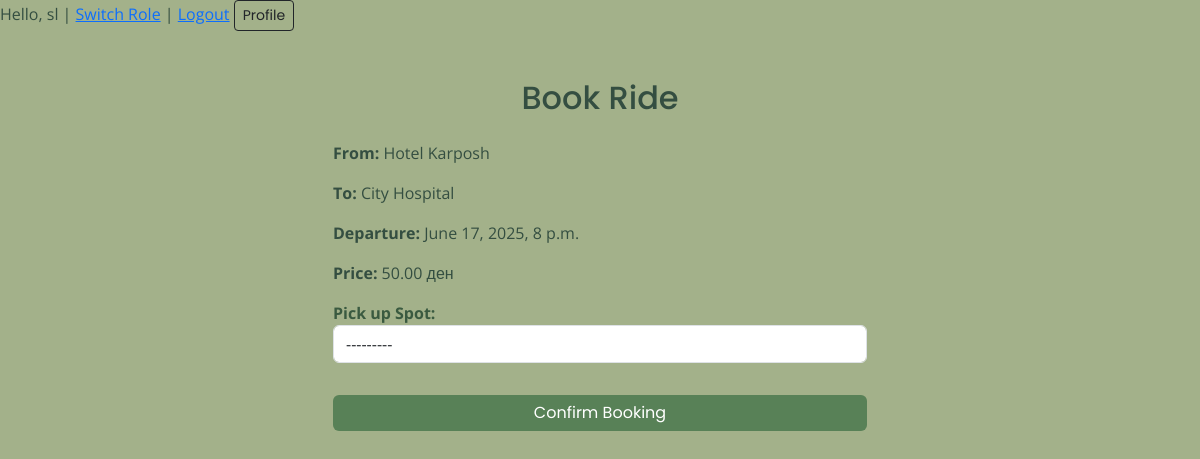
/rides/5/book/ (signed in), run on the app's committed database.
### accounts/models.py (models this page shows, shortened)
class User(AbstractUser):
    is_driver = models.BooleanField(default=False)
    is_passenger = models.BooleanField(default=True)

### rides/models.py (models this page shows, shortened)
class Ride(models.Model):
    driver = models.ForeignKey(settings.AUTH_USER_MODEL, on_delete=models.CASCADE, related_name='driven_rides')
    start_location = models.CharField(max_length=100)
    end_location = models.CharField(max_length=100)
    stops = models.ManyToManyField('Stop')
    seat_price = models.DecimalField(max_digits=6, decimal_places=2)
    available_seats = models.PositiveIntegerField()
    departure_time = models.DateTimeField()
    created_at = models.DateTimeField(auto_now_add=True)

### rides/views.py (the view)
# urls.py: path('<int:ride_id>/book/', views.book_ride, name='book'),
@login_required
def book_ride(request, ride_id):
    profile = request.user.profile
    if profile.role != 'passenger':
        return redirect('core:home')
    ride = get_object_or_404(Ride, id=ride_id)
    if request.method == 'POST':
        form = BookingForm(request.POST, ride=ride)
        if form.is_valid():
            booking = form.save(commit=False)
            booking.ride = ride
            booking.passenger = request.user
            booking.save()
            ride.available_seats -= 1
            ride.save()
            return redirect('accounts:profile')
    else:
        form = BookingForm(ride=ride)
    return render(request, 'book_ride.html', {'form': form, 'ride': ride})

### rides/forms.py
class BookingForm(forms.ModelForm):
    class Meta:
        model = Booking
        fields = ['stop']
        labels = {
            'stop': 'Pick up Spot'
        }
        widgets = {
            'stop': forms.Select(attrs={'class': 'form-control'}),
        }
    def __init__(self, *args, **kwargs):
        ride = kwargs.pop('ride', None)
        super().__init__(*args, **kwargs)
        if ride:
            self.fields['stop'].queryset = ride.stops.all()

### rides/models.py (called while the page is built)
    def __str__(self):
        return self.name

### rides/templates/book_ride.html (shortened to what this page needs)
{% extends 'base.html' %}
{% block content %}
<div class="container mt-5">
    <h2 class="mb-4 text-center">Book Ride</h2>
    <div class="row justify-content-center">
        <div class="col-md-6">
            <p><strong>From:</strong> {{ ride.start_location }}</p>
            <p><strong>To:</strong> {{ ride.end_location }}</p>
            <p><strong>Departure:</strong> {{ ride.departure_time }}</p>
            <p><strong>Price:</strong> {{ ride.seat_price }} ден</p>
            <form method="POST">
                {{ form.as_p }}
                <button type="submit" class="btn btn-primary w-100 mt-3">Confirm Booking</button>
            </form>
        </div>
    </div>
</div>
{% endblock %}

### core/templates/base.html (shortened to what this page needs)
<!DOCTYPE html>
<html lang="en">
<head>
    <link href="https://cdn.jsdelivr.net/npm/bootstrap@5.3.3/dist/css/bootstrap.min.css" rel="stylesheet">
    <link
            rel="stylesheet"
            href="https://unpkg.com/leaflet@1.9.4/dist/leaflet.css"
    />
</head>
<body>
{% if user.is_authenticated %}
    Hello, {{ user.username }} |
    <a href="{% url 'accounts:switch_role' %}">Switch Role</a> |
    <a href="{% url 'accounts:logout' %}">Logout</a>
    <a href="{% url 'accounts:profile' %}" class="btn btn-sm btn-outline-dark">Profile</a>
{% else %}
    <a href="{% url 'accounts:login' %}">Login</a> |
    <a href="{% url 'accounts:register' %}">Register</a>
{% endif %}
<div class="container mt-4">
    {% block content %}{% endblock %}
</div>
</body>
</html>

### core/templates/base.html (style rules this page uses)
body { background-color: #A3B18A; font-family: 'Open Sans', sans-serif; color: #344E41; }
h2, .btn { font-family: 'Poppins', sans-serif; }
.btn-primary { background-color: #588157; border: none; }
label { font-weight: bold; color: #3A5A40; }

### data on the page
User: username "sl"
Ride: start_location "Hotel Karposh", end_location "City Hospital", departure_time "June 17, 2025, 8 p.m.", seat_price "50.00"
